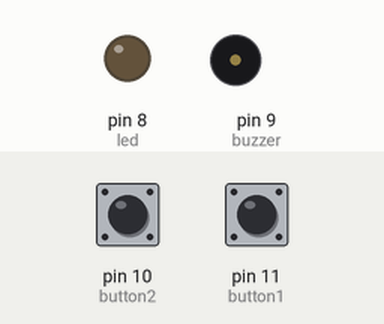
A sketch run on a simulated Arduino Uno, built with avr-gcc and run on an emulated ATmega328P. Parts: output pins drawn as LEDs (lit = HIGH), buzzer (waves = sounding, pin HIGH). The test bench sets the inputs (shaded band); at power-on: pin 10 (button2) LOW, pin 11 (button1) LOW.

Above: at 3.8 s.
3.9 s: pin 10 (button2) pulled HIGH for 0.15 s
At 5.3 s:
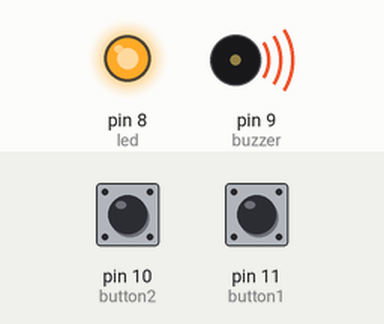
7.0 s: pin 11 (button1) pulled HIGH for 0.15 s
At 7.7 s:
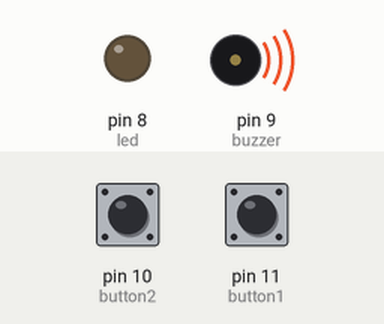
10.1 s: pin 10 (button2) pulled HIGH for 1 s
At 13.5 s:
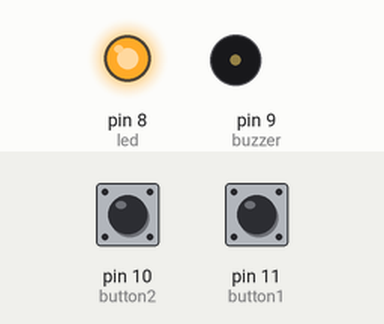
Timing chart, 0 to 15.0 s (numbered marks = the images above; inputs shaded):
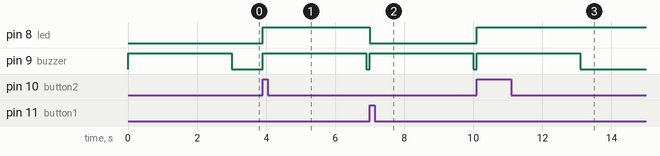

The sketch:

scenario.ino
```cpp
// File generated by ArduinoML (C/yacc/lex)

#define OFF LOW
#define ON HIGH
#define SHORT 1000
#define LONG 3000

long time = 0;
long debounce = 200;

int buzzer = 9;
int led = 8;
int button2 = 10;
int button1 = 11;

void setup() {
  pinMode(buzzer, OUTPUT);
  pinMode(led, OUTPUT);
  pinMode(button2, INPUT);
  pinMode(button1, INPUT);
}

void do_action(int actuator, int act_signal, boolean guard) {
  if (!guard) return;
  if (act_signal == OFF || act_signal == ON) {
    digitalWrite(actuator, act_signal);
  } else {
    digitalWrite(actuator, HIGH);
    delay(act_signal);
    digitalWrite(actuator, LOW);
  }
}

void state_enter_state(boolean act_guard) {
  do_action(led, ON, act_guard);
  do_action(buzzer, SHORT, act_guard);
  do_action(buzzer, SHORT, act_guard);
  do_action(buzzer, SHORT, act_guard);
  boolean guard =  millis() - time > debounce;
  if (digitalRead(button1) == HIGH && guard) {
    time = millis();
    state_exit_state(true);
  } else  {
    state_enter_state(false);
  }
}

void state_exit_state(boolean act_guard) {
  do_action(led, OFF, act_guard);
  do_action(buzzer, LONG, act_guard);
  boolean guard =  millis() - time > debounce;
  if (digitalRead(button2) == HIGH && guard) {
    time = millis();
    state_enter_state(true);
  } else  {
    state_exit_state(false);
  }
}

void loop() {
  state_exit_state(true);
}
```

Measured:
- after the input at 3.9 s, pin 8 (led): LOW → HIGH at once; pin 9 (buzzer): LOW → HIGH at once, → LOW 3.0 s later
- after the input at 7.0 s, pin 8 (led): HIGH → LOW at once; pin 9 (buzzer): LOW → HIGH at once, → LOW 3.0 s later
- after the input at 10.1 s, pin 8 (led): LOW → HIGH at once; pin 9 (buzzer): LOW → HIGH at once, → LOW 3.0 s later
